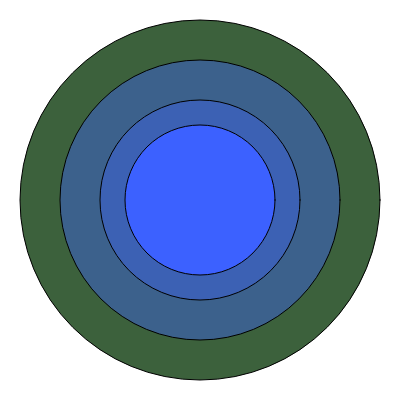
Frame 1 (no input)
Frame 60 (no input): identical to frame 1, image omitted
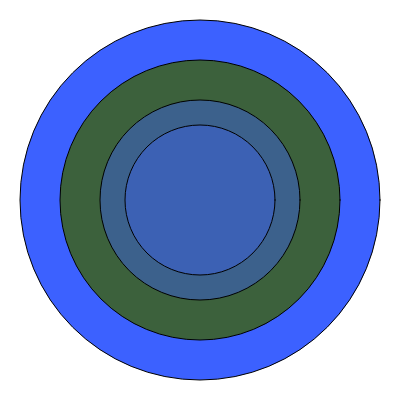
Frame 120 (the mouse pressed at the canvas centre since frame 60)

The p5.js sketch that drew these frames (run headless with seeded random() and noise() and a simulated clock; from frame 60 on, the mouse is pressed at the canvas centre):

// p5.js sketch
// ── sketch.js
let circledia = [360,280,200,150];
let colourVals = [60,140,180,255]

function setup(){
    createCanvas(400,400);
}

function draw(){
    background(255);
    for(let i = 0 ; i < circledia.length; i++){
    fill(60,97,colourVals[i])    
    circle(200,200,circledia[i])   

}
    

   
}

function mousePressed(){
    colourVals.unshift (colourVals.pop())
    
}
